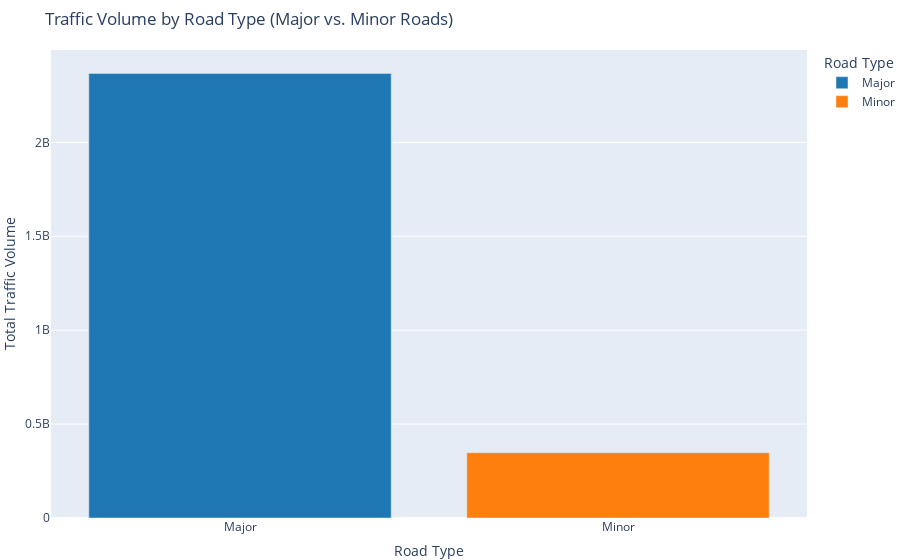

The code cell stored with this chart in its notebook:
### Code cell
import plotly.express as px
import pandas as pd

# Assuming 'pd_raw_count' is your DataFrame containing 'road_type' and 'all_motor_vehicles'

# Group the data by road type and sum the traffic volume for each
traffic_by_road_type = pd_raw_count.groupby('road_type')['all_motor_vehicles'].sum().reset_index()

# Create a bar chart using Plotly Express
fig = px.bar(
    traffic_by_road_type, 
    x='road_type', 
    y='all_motor_vehicles', 
    title="Traffic Volume by Road Type (Major vs. Minor Roads)",
    labels={'all_motor_vehicles': 'Total Traffic Volume', 'road_type': 'Road Type'},
    color='road_type',  # Color by road type
    color_discrete_sequence=["#1f77b4", "#ff7f0e"],  # Set custom colors for Major and Minor
)

# Update layout to show full traffic volume values
fig.update_layout(
    xaxis_title="Road Type",
    yaxis_title="Total Traffic Volume",
    showlegend=True,
    margin={"r":0,"t":50,"l":0,"b":0}
)

# Show the plot
fig.show()

### Figure 1 — Plotly figure (JSON) as saved in the notebook; plotly's stock layout.template omitted (floating-point values rounded to 4 significant figures)
{"data": [{"alignmentgroup": "True", "hovertemplate": "Road Type=%{x}<br>Total Traffic Volume=%{y}<extra></extra>", "legendgroup": "Major", "marker": {"color": "#1f77b4", "pattern": {"shape": ""}}, "name": "Major", "offsetgroup": "Major", "orientation": "v", "showlegend": true, "textposition": "auto", "type": "bar", "x": ["Major"], "xaxis": "x", "y": [2367110965], "yaxis": "y"}, {"alignmentgroup": "True", "hovertemplate": "Road Type=%{x}<br>Total Traffic Volume=%{y}<extra></extra>", "legendgroup": "Minor", "marker": {"color": "#ff7f0e", "pattern": {"shape": ""}}, "name": "Minor", "offsetgroup": "Minor", "orientation": "v", "showlegend": true, "textposition": "auto", "type": "bar", "x": ["Minor"], "xaxis": "x", "y": [347732997], "yaxis": "y"}], "layout": {"barmode": "relative", "legend": {"title": {"text": "Road Type"}, "tracegroupgap": 0}, "margin": {"b": 0, "l": 0, "r": 0, "t": 50}, "showlegend": true, "title": {"text": "Traffic Volume by Road Type (Major vs. Minor Roads)"}, "xaxis": {"anchor": "y", "categoryarray": ["Major", "Minor"], "categoryorder": "array", "domain": [0, 1], "title": {"text": "Road Type"}}, "yaxis": {"anchor": "x", "domain": [0, 1], "title": {"text": "Total Traffic Volume"}}}}
